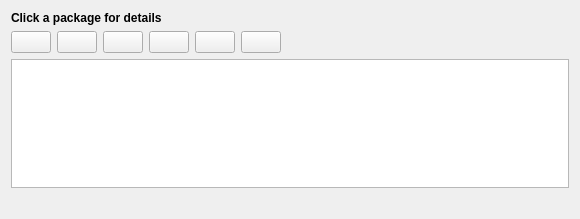
<?xml version="1.0" encoding="UTF-8"?>
<ui version="4.0">
 <class>MainTab</class>
 <widget class="QWidget" name="MainTab">
  <property name="geometry">
   <rect>
    <x>0</x>
    <y>0</y>
    <width>543</width>
    <height>219</height>
   </rect>
  </property>
  <property name="windowTitle">
   <string/>
  </property>
  <layout class="QVBoxLayout" name="verticalLayout">
   <item>
    <layout class="QHBoxLayout" name="topHBoxLayout">
     <item>
      <widget class="QLabel" name="packageShortDescLabel">
       <property name="sizePolicy">
        <sizepolicy hsizetype="Expanding" vsizetype="Maximum">
         <horstretch>0</horstretch>
         <verstretch>0</verstretch>
        </sizepolicy>
       </property>
       <property name="font">
        <font>
         <weight>75</weight>
         <bold>true</bold>
        </font>
       </property>
       <property name="text">
        <string>Click a package for details</string>
       </property>
       <property name="textFormat">
        <enum>Qt::RichText</enum>
       </property>
       <property name="alignment">
        <set>Qt::AlignLeading|Qt::AlignLeft|Qt::AlignTop</set>
       </property>
       <property name="wordWrap">
        <bool>false</bool>
       </property>
      </widget>
     </item>
    </layout>
   </item>
   <item>
    <layout class="QHBoxLayout" name="horizontalLayout_2">
     <item>
      <widget class="QPushButton" name="installButton">
       <property name="text">
        <string/>
       </property>
      </widget>
     </item>
     <item>
      <widget class="QPushButton" name="removeButton">
       <property name="text">
        <string/>
       </property>
      </widget>
     </item>
     <item>
      <widget class="QPushButton" name="upgradeButton">
       <property name="text">
        <string/>
       </property>
      </widget>
     </item>
     <item>
      <widget class="QPushButton" name="reinstallButton">
       <property name="text">
        <string/>
       </property>
      </widget>
     </item>
     <item>
      <widget class="QPushButton" name="purgeButton">
       <property name="text">
        <string/>
       </property>
      </widget>
     </item>
     <item>
      <widget class="QPushButton" name="cancelButton">
       <property name="text">
        <string/>
       </property>
      </widget>
     </item>
     <item>
      <spacer name="horizontalSpacer_7">
       <property name="orientation">
        <enum>Qt::Horizontal</enum>
       </property>
       <property name="sizeType">
        <enum>QSizePolicy::MinimumExpanding</enum>
       </property>
       <property name="sizeHint" stdset="0">
        <size>
         <width>288</width>
         <height>20</height>
        </size>
       </property>
      </spacer>
     </item>
    </layout>
   </item>
   <item>
    <widget class="KTextBrowser" name="changelogBrowser"/>
   </item>
   <item>
    <widget class="QLabel" name="supportedLabel">
     <property name="text">
      <string/>
     </property>
    </widget>
   </item>
  </layout>
 </widget>
 <customwidgets>
  <customwidget>
   <class>KTextBrowser</class>
   <extends>QTextBrowser</extends>
   <header>ktextbrowser.h</header>
  </customwidget>
 </customwidgets>
 <resources/>
 <connections/>
</ui>
